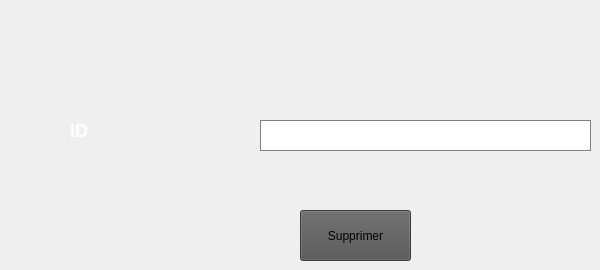
      <widget class="QWidget" name="tab_40">
       <attribute name="title">
        <string>Supprimer Etablissement</string>
       </attribute>
       <widget class="QLineEdit" name="lineEdit_id3">
        <property name="geometry">
         <rect>
          <x>260</x>
          <y>120</y>
          <width>331</width>
          <height>41</height>
         </rect>
        </property>
        <property name="styleSheet">
         <string notr="true">QLineEdit {
    background-color: white;
    color: black;
    border: 1px solid gray;
    padding: 5px;
    margin-bottom: 10px;
}
</string>
        </property>
       </widget>
       <widget class="QLabel" name="labelTitle_32">
        <property name="geometry">
         <rect>
          <x>70</x>
          <y>120</y>
          <width>131</width>
          <height>21</height>
         </rect>
        </property>
        <property name="styleSheet">
         <string notr="true">QLabel {
    font-size: 18px;
    font-weight: bold;
    color: white;
}
</string>
        </property>
        <property name="text">
         <string>ID</string>
        </property>
       </widget>
       <widget class="QPushButton" name="pushButton_supprimer">
        <property name="geometry">
         <rect>
          <x>300</x>
          <y>210</y>
          <width>111</width>
          <height>51</height>
         </rect>
        </property>
        <property name="styleSheet">
         <string notr="true">background-color: rgb(83, 83, 83);</string>
        </property>
        <property name="text">
         <string>Supprimer</string>
        </property>
       </widget>
      </widget>
